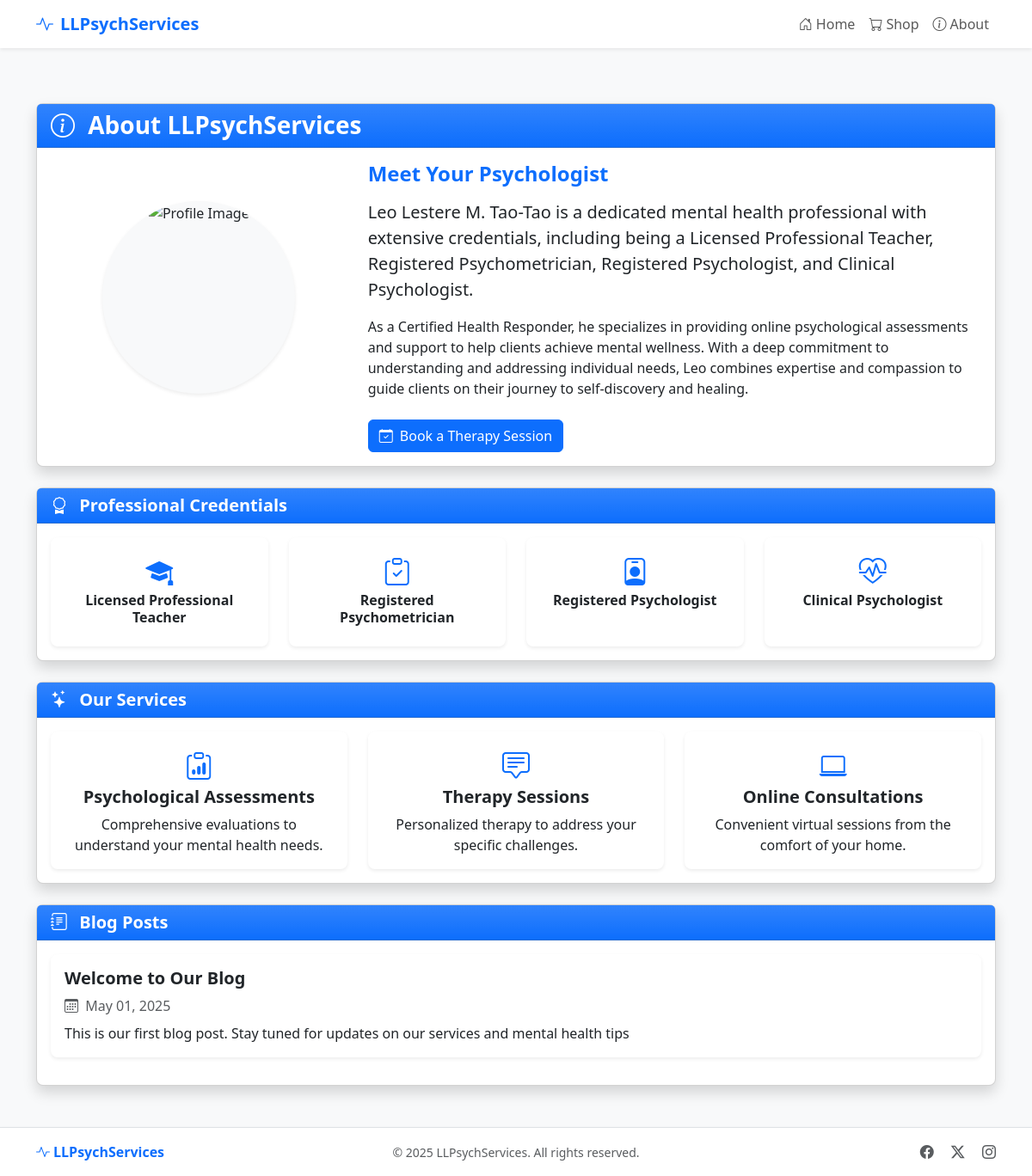
/about, run on the app's committed database.
### models.py (models this page shows)
class BlogPost(db.Model):
    id = db.Column(db.Integer, primary_key=True)
    title = db.Column(db.String(100), nullable=False)
    content = db.Column(db.Text, nullable=False)
    created_at = db.Column(db.DateTime, default=datetime.utcnow)

### routes/main.py (the view)
@main_bp.route('/about')
def about():
    posts = BlogPost.query.order_by(BlogPost.created_at.desc()).all()
    return render_template('about.html', posts=posts)

### templates/about.html (shortened to what this page needs)
{% extends 'base.html' %}
{% block content %}
<div class="container py-3 py-md-4">
  <div class="card shadow mb-4">
    <div class="card-header bg-primary bg-gradient text-white">
      <h1 class="h3 mb-0 fw-bold">
        <i class="bi bi-info-circle me-2"></i> About LLPsychServices
      </h1>
    </div>
    <div class="card-body">
      <div class="row align-items-center">
        <div class="col-md-4 mb-4 mb-md-0 text-center">
            <div class="rounded-circle overflow-hidden bg-light d-inline-block shadow-sm mb-3" style="width: 14rem; height: 14rem;">
              <img src="https://ll-psychological-services.myshopify.com/cdn/shop/files/473568151_576419638487626_8560879448081323615_n.jpg?v=1738648161"
                   alt="Profile Image"
                   class="img-fluid h-100 w-100 object-fit-cover">
            </div>
          </div>
        <div class="col-md-8">
          <h2 class="h4 mb-3 text-primary fw-bold">Meet Your Psychologist</h2>
          <p class="lead">Leo Lestere M. Tao-Tao is a dedicated mental health professional with extensive credentials, including being a Licensed Professional Teacher, Registered Psychometrician, Registered Psychologist, and Clinical Psychologist.</p>
          <p>As a Certified Health Responder, he specializes in providing online psychological assessments and support to help clients achieve mental wellness. With a deep commitment to understanding and addressing individual needs, Leo combines expertise and compassion to guide clients on their journey to self-discovery and healing.</p>
          <a href="#" class="btn btn-primary mt-2">
            <i class="bi bi-calendar-check me-1"></i> Book a Therapy Session
          </a>
        </div>
      </div>
    </div>
  </div>
  <div class="row mb-4">
    <div class="col-md-12">
      <div class="card shadow">
        <div class="card-header bg-primary bg-gradient text-white">
          <h2 class="h5 mb-0 fw-bold">
            <i class="bi bi-award me-2"></i> Professional Credentials
          </h2>
        </div>
        <div class="card-body">
          <div class="row row-cols-1 row-cols-md-2 row-cols-lg-4 g-4">
            <div class="col">
              <div class="card h-100 border-0 shadow-sm">
                <div class="card-body text-center">
                  <i class="bi bi-mortarboard-fill text-primary mb-3" style="font-size: 2rem;"></i>
                  <h3 class="h6 fw-bold">Licensed Professional Teacher</h3>
                </div>
              </div>
            </div>
            <div class="col">
              <div class="card h-100 border-0 shadow-sm">
                <div class="card-body text-center">
                  <i class="bi bi-clipboard-check text-primary mb-3" style="font-size: 2rem;"></i>
                  <h3 class="h6 fw-bold">Registered Psychometrician</h3>
                </div>
              </div>
            </div>
            <div class="col">
              <div class="card h-100 border-0 shadow-sm">
                <div class="card-body text-center">
                  <i class="bi bi-person-badge text-primary mb-3" style="font-size: 2rem;"></i>
                  <h3 class="h6 fw-bold">Registered Psychologist</h3>
                </div>
              </div>
            </div>
            <div class="col">
              <div class="card h-100 border-0 shadow-sm">
                <div class="card-body text-center">
                  <i class="bi bi-heart-pulse text-primary mb-3" style="font-size: 2rem;"></i>
                  <h3 class="h6 fw-bold">Clinical Psychologist</h3>
                </div>
              </div>
            </div>
          </div>
        </div>
      </div>
    </div>
  </div>
  <div class="row mb-4">
    <div class="col-md-12">
      <div class="card shadow">
        <div class="card-header bg-primary bg-gradient text-white">
          <h2 class="h5 mb-0 fw-bold">
            <i class="bi bi-stars me-2"></i> Our Services
          </h2>
        </div>
        <div class="card-body">
          <div class="row g-4">
            <div class="col-md-4">
              <div class="card h-100 border-0 shadow-sm">
                <div class="card-body text-center">
                  <i class="bi bi-clipboard-data text-primary mb-3" style="font-size: 2rem;"></i>
                  <h3 class="h5 fw-bold">Psychological Assessments</h3>
                  <p class="card-text">Comprehensive evaluations to understand your mental health needs.</p>
                </div>
              </div>
            </div>
            <div class="col-md-4">
              <div class="card h-100 border-0 shadow-sm">
                <div class="card-body text-center">
                  <i class="bi bi-chat-square-text text-primary mb-3" style="font-size: 2rem;"></i>
                  <h3 class="h5 fw-bold">Therapy Sessions</h3>
                  <p class="card-text">Personalized therapy to address your specific challenges.</p>
                </div>
              </div>
            </div>
            <div class="col-md-4">
              <div class="card h-100 border-0 shadow-sm">
                <div class="card-body text-center">
                  <i class="bi bi-laptop text-primary mb-3" style="font-size: 2rem;"></i>
                  <h3 class="h5 fw-bold">Online Consultations</h3>
                  <p class="card-text">Convenient virtual sessions from the comfort of your home.</p>
                </div>
              </div>
            </div>
          </div>
        </div>
      </div>
    </div>
  </div>
  <div class="card shadow">
    <div class="card-header bg-primary bg-gradient text-white">
      <h2 class="h5 mb-0 fw-bold">
        <i class="bi bi-journal-text me-2"></i> Blog Posts
      </h2>
    </div>
    <div class="card-body">
      {% if posts %}
        {% for post in posts %}
          <div class="card mb-3 border-0 shadow-sm">
            <div class="card-body">
              <h3 class="h5 fw-bold">{{ post.title }}</h3>
              <div class="text-muted mb-2">
                <i class="bi bi-calendar3 me-1"></i> {{ post.created_at.strftime('%B %d, %Y') }}
              </div>
              <div>{{ post.content|safe }}</div>
            </div>
          </div>
        {% endfor %}
      {% else %}
        <div class="alert alert-info">
          <i class="bi bi-info-circle me-2"></i> No blog posts available at the moment. Check back soon!
        </div>
      {% endif %}
    </div>
  </div>
{% endblock %}

### templates/base.html (style rules this page uses)
html, body { height: 100%; }
body { display: flex; flex-direction: column; background-color: #f8f9fa; }
.card { border-radius: 0.5rem; box-shadow: 0 0.5rem 1rem rgba(0, 0, 0, 0.15); transition: transform 0.2s; }
.card-header { border-top-left-radius: calc(0.5rem - 1px); border-top-right-radius: calc(0.5rem - 1px); }
.btn-primary { background-color: #0d6efd; border-color: #0d6efd; }

### data on the page
BlogPost: title "Welcome to Our Blog", created_at "May 01, 2025", content "This is our first blog post. Stay tuned for updates on our services and mental health tips"
